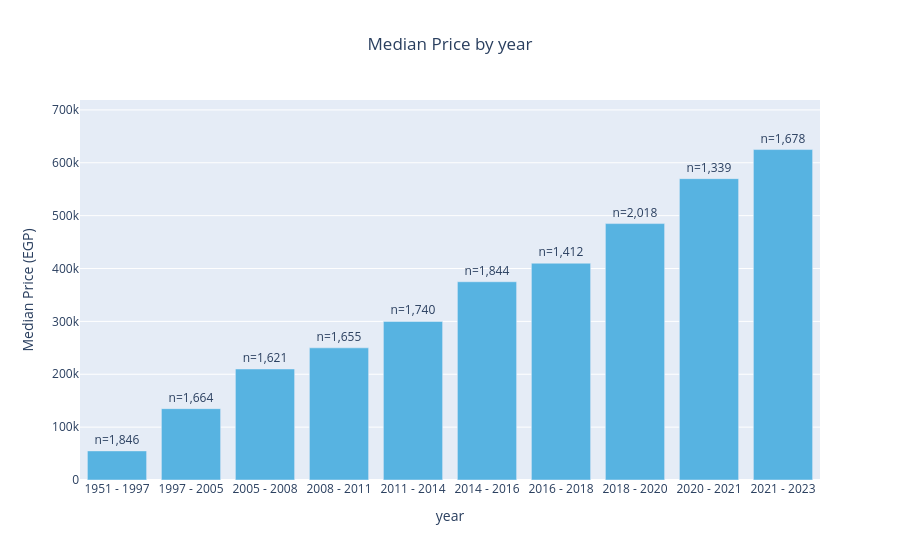
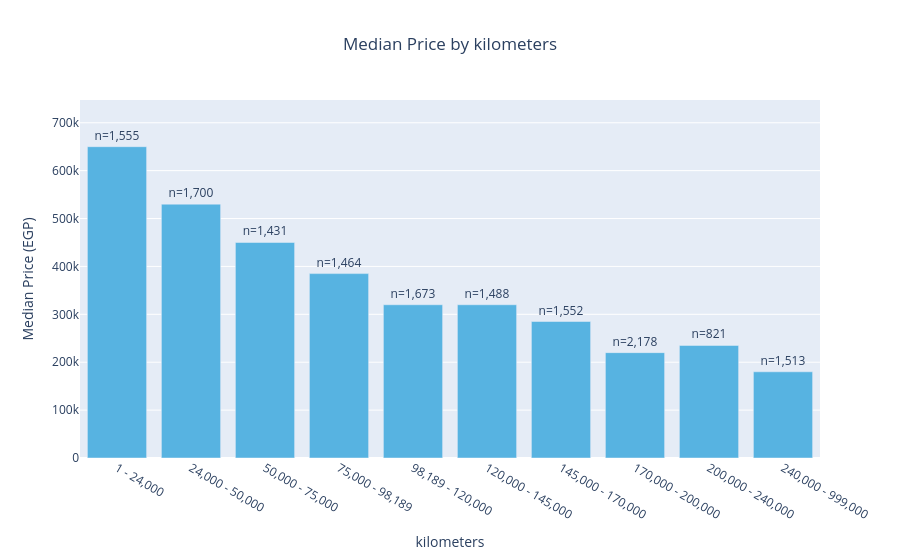
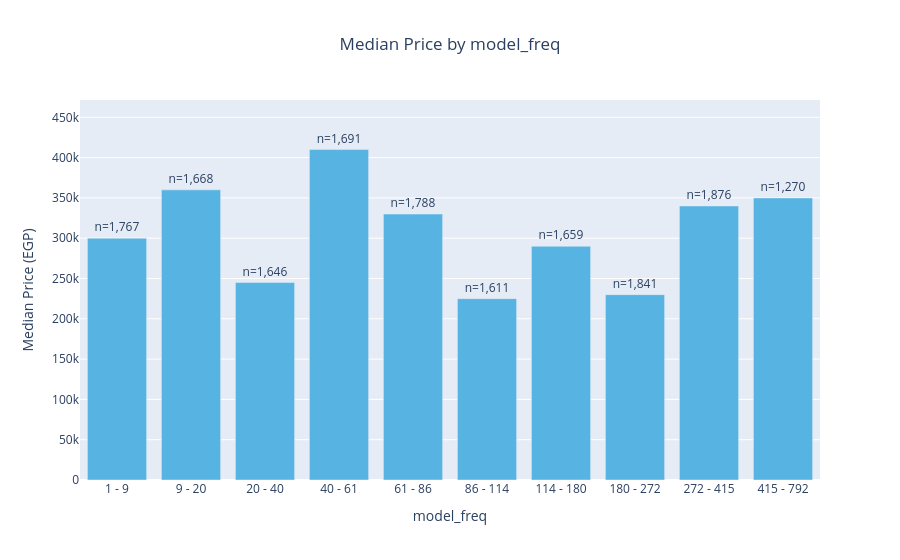
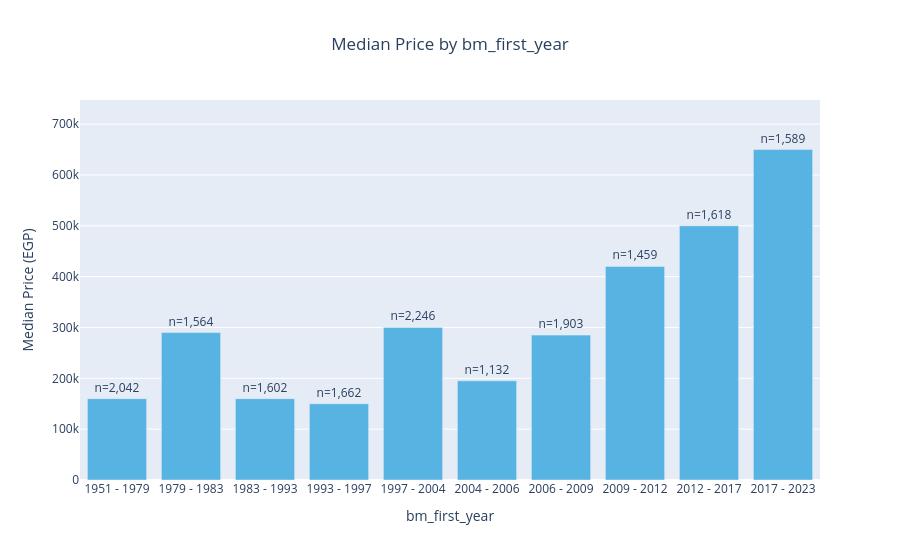

These figures' notebook cell, in order:
### Markdown cell above
# EDA for Num

### Code cell
for col in df.select_dtypes(include="number").columns.drop("price"):
    data = df
    if col == "kilometers":
        data = df[df["kilometers"] > 0]   # zero km = mostly missing values (old cheap cars), hide them in this plot only
    bins = pd.qcut(data[col], q=10, duplicates="drop")
    stats = data.groupby(bins, observed=True)["price"].agg(median="median", count="count")
    fmt = "{:,.0f}" if data[col].max() >= 10_000 else "{:.0f}"
    stats.index = [f"{fmt.format(max(iv.left, data[col].min()))} - {fmt.format(iv.right)}" for iv in stats.index]
    fig = px.bar(stats, x=stats.index, y="median", text="count",
                 title=f"Median Price by {col}",
                 color_discrete_sequence=["#57B3E1"])
    fig.update_traces(texttemplate="n=%{text:,}", textposition="outside")
    fig.update_layout(yaxis_title="Median Price (EGP)", xaxis_title=col,
                      yaxis_tickformat="~s", title_x=0.5)
    fig.update_yaxes(range=[0, stats["median"].max() * 1.15])
    fig.show()

### Figure 1 — Plotly figure (JSON) as saved in the notebook; plotly's stock layout.template omitted (floating-point values rounded to 4 significant figures)
{"data": [{"hovertemplate": "index=%{x}<br>median=%{y}<br>count=%{text}<extra></extra>", "legendgroup": "", "marker": {"color": "#57B3E1", "pattern": {"shape": ""}}, "name": "", "orientation": "v", "showlegend": false, "text": [1846.0, 1664.0, 1621.0, 1655.0, 1740.0, 1844.0, 1412.0, 2018.0, 1339.0, 1678.0], "textposition": "outside", "texttemplate": "n=%{text:,}", "type": "bar", "x": ["1951 - 1997", "1997 - 2005", "2005 - 2008", "2008 - 2011", "2011 - 2014", "2014 - 2016", "2016 - 2018", "2018 - 2020", "2020 - 2021", "2021 - 2023"], "xaxis": "x", "y": [55000.0, 135000.0, 210000.0, 250000.0, 300000.0, 375000.0, 410000.0, 485000.0, 570000.0, 625000.0], "yaxis": "y"}], "layout": {"barmode": "relative", "legend": {"tracegroupgap": 0}, "title": {"text": "Median Price by year", "x": 0.5}, "xaxis": {"anchor": "y", "domain": [0, 1], "title": {"text": "year"}}, "yaxis": {"anchor": "x", "domain": [0, 1], "range": [0, 718750], "tickformat": "~s", "title": {"text": "Median Price (EGP)"}}}}

### Figure 2 — Plotly figure (JSON) as saved in the notebook; plotly's stock layout.template omitted (floating-point values rounded to 4 significant figures)
{"data": [{"hovertemplate": "index=%{x}<br>median=%{y}<br>count=%{text}<extra></extra>", "legendgroup": "", "marker": {"color": "#57B3E1", "pattern": {"shape": ""}}, "name": "", "orientation": "v", "showlegend": false, "text": [1555.0, 1700.0, 1431.0, 1464.0, 1673.0, 1488.0, 1552.0, 2178.0, 821.0, 1513.0], "textposition": "outside", "texttemplate": "n=%{text:,}", "type": "bar", "x": ["1 - 24,000", "24,000 - 50,000", "50,000 - 75,000", "75,000 - 98,189", "98,189 - 120,000", "120,000 - 145,000", "145,000 - 170,000", "170,000 - 200,000", "200,000 - 240,000", "240,000 - 999,000"], "xaxis": "x", "y": [650000.0, 530000.0, 450000.0, 385000.0, 320000.0, 320000.0, 285000.0, 220000.0, 235000.0, 180000.0], "yaxis": "y"}], "layout": {"barmode": "relative", "legend": {"tracegroupgap": 0}, "title": {"text": "Median Price by kilometers", "x": 0.5}, "xaxis": {"anchor": "y", "domain": [0, 1], "title": {"text": "kilometers"}}, "yaxis": {"anchor": "x", "domain": [0, 1], "range": [0, 747500], "tickformat": "~s", "title": {"text": "Median Price (EGP)"}}}}

### Figure 3 — Plotly figure (JSON) as saved in the notebook; plotly's stock layout.template omitted (floating-point values rounded to 4 significant figures)
{"data": [{"hovertemplate": "index=%{x}<br>median=%{y}<br>count=%{text}<extra></extra>", "legendgroup": "", "marker": {"color": "#57B3E1", "pattern": {"shape": ""}}, "name": "", "orientation": "v", "showlegend": false, "text": [1767.0, 1668.0, 1646.0, 1691.0, 1788.0, 1611.0, 1659.0, 1841.0, 1876.0, 1270.0], "textposition": "outside", "texttemplate": "n=%{text:,}", "type": "bar", "x": ["1 - 9", "9 - 20", "20 - 40", "40 - 61", "61 - 86", "86 - 114", "114 - 180", "180 - 272", "272 - 415", "415 - 792"], "xaxis": "x", "y": [300000.0, 360000.0, 245000.0, 410000.0, 330000.0, 225000.0, 290000.0, 230000.0, 340000.0, 350000.0], "yaxis": "y"}], "layout": {"barmode": "relative", "legend": {"tracegroupgap": 0}, "title": {"text": "Median Price by model_freq", "x": 0.5}, "xaxis": {"anchor": "y", "domain": [0, 1], "title": {"text": "model_freq"}}, "yaxis": {"anchor": "x", "domain": [0, 1], "range": [0, 471500.0], "tickformat": "~s", "title": {"text": "Median Price (EGP)"}}}}

### Figure 4 — Plotly figure (JSON) as saved in the notebook; plotly's stock layout.template omitted (floating-point values rounded to 4 significant figures)
{"data": [{"hovertemplate": "index=%{x}<br>median=%{y}<br>count=%{text}<extra></extra>", "legendgroup": "", "marker": {"color": "#57B3E1", "pattern": {"shape": ""}}, "name": "", "orientation": "v", "showlegend": false, "text": [2042.0, 1564.0, 1602.0, 1662.0, 2246.0, 1132.0, 1903.0, 1459.0, 1618.0, 1589.0], "textposition": "outside", "texttemplate": "n=%{text:,}", "type": "bar", "x": ["1951 - 1979", "1979 - 1983", "1983 - 1993", "1993 - 1997", "1997 - 2004", "2004 - 2006", "2006 - 2009", "2009 - 2012", "2012 - 2017", "2017 - 2023"], "xaxis": "x", "y": [160000.0, 290000.0, 160000.0, 150000.0, 300000.0, 195000.0, 285000.0, 420000.0, 500000.0, 650000.0], "yaxis": "y"}], "layout": {"barmode": "relative", "legend": {"tracegroupgap": 0}, "title": {"text": "Median Price by bm_first_year", "x": 0.5}, "xaxis": {"anchor": "y", "domain": [0, 1], "title": {"text": "bm_first_year"}}, "yaxis": {"anchor": "x", "domain": [0, 1], "range": [0, 747500], "tickformat": "~s", "title": {"text": "Median Price (EGP)"}}}}
